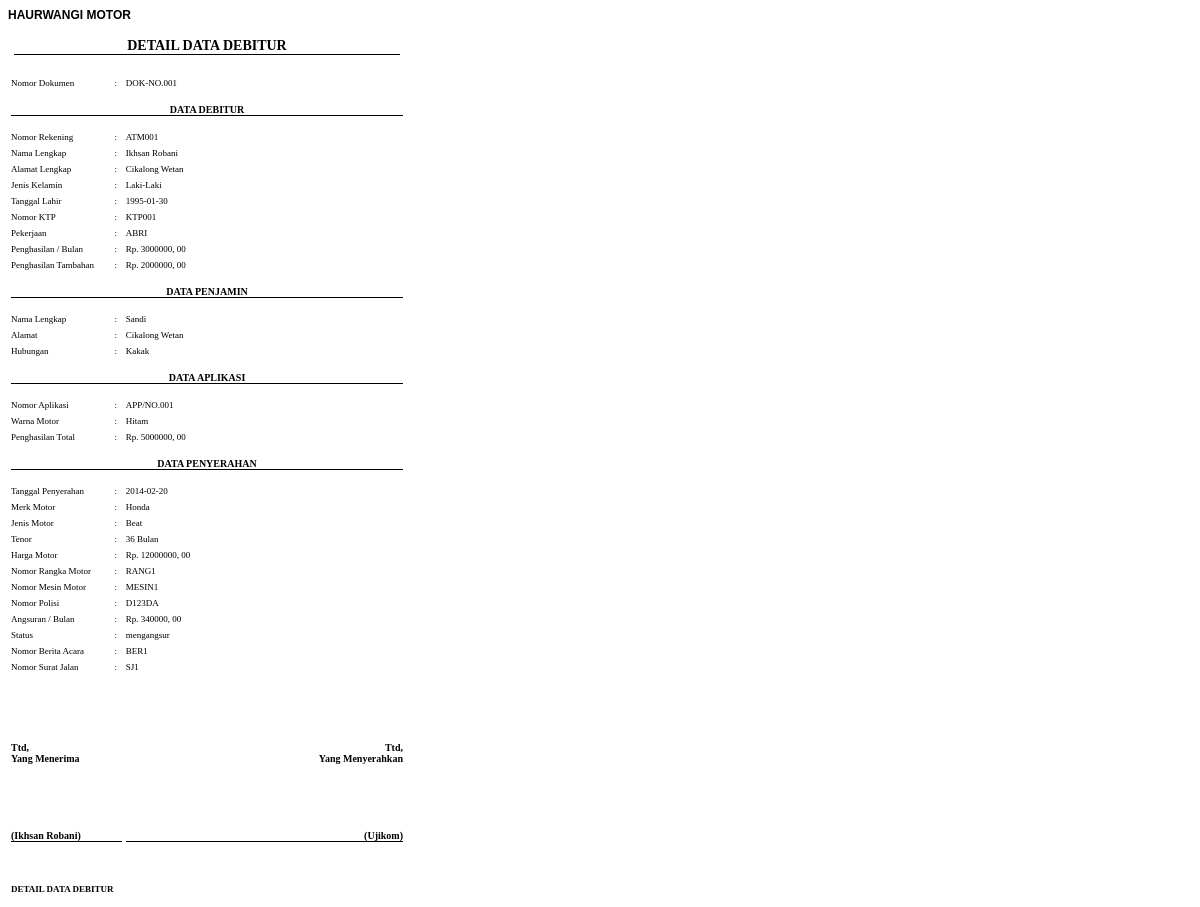
Screenshot of /module/pengajuan/pengajuan_view.php?no_dok=DOK-NO.001 with the database file from the repository.
### tables this page shows
CREATE TABLE IF NOT EXISTS `penjamin` (
  `penjamin_no_penjamin` varchar(10) NOT NULL,
  `penjamin_nama` varchar(40) NOT NULL,
  `penjamin_alamat` varchar(100) NOT NULL,
  `penjamin_tgllahir` varchar(10) NOT NULL,
  `penjamin_hubungan` varchar(10) NOT NULL,
  PRIMARY KEY (`penjamin_no_penjamin`)
);

CREATE TABLE IF NOT EXISTS `akad` (
  `akad_no_dokumen` varchar(10) NOT NULL,
  `akad_tgl` varchar(10) NOT NULL,
  `debitur_no_rekening` varchar(25) NOT NULL,
  `penjamin_no_penjamin` varchar(10) NOT NULL,
  `akad_tenor` varchar(5) NOT NULL,
  `akad_merk_motor` varchar(20) NOT NULL,
  `akad_jenis_motor` varchar(10) NOT NULL,
  `akad_harga` varchar(10) NOT NULL,
  `akad_no_rangka` varchar(10) NOT NULL,
  `akad_no_mesin` varchar(10) NOT NULL,
  `akad_angsuran` varchar(6) NOT NULL,
  `akad_status` varchar(10) NOT NULL,
  PRIMARY KEY (`akad_no_dokumen`)
);

CREATE TABLE IF NOT EXISTS `debitur` (
  `debitur_no_rekening` varchar(25) NOT NULL,
  `debitur_nama` varchar(40) NOT NULL,
  `debitur_alamat` varchar(100) NOT NULL,
  `debitur_tgllahir` varchar(10) NOT NULL,
  `debitur_noktp` varchar(20) NOT NULL,
  `debitur_jk` varchar(10) NOT NULL,
  `debitur_pekerjaan` varchar(20) NOT NULL,
  `debitur_penghasilan` varchar(10) NOT NULL,
  `debitur_penghasilan2` varchar(10) NOT NULL,
  `penjamin_no_penjamin` varchar(10) NOT NULL,
  PRIMARY KEY (`debitur_no_rekening`)
);

CREATE TABLE IF NOT EXISTS `aplikasi` (
  `aplikasi_no_aplikasi` varchar(10) NOT NULL,
  `aplikasi_merk_motor` varchar(20) NOT NULL,
  `aplikasi_jenis_motor` varchar(10) NOT NULL,
  `aplikasi_warna` varchar(10) NOT NULL,
  `aplikasi_tpenghasilan` varchar(10) NOT NULL,
  `debitur_no_rekening` varchar(25) NOT NULL,
  PRIMARY KEY (`aplikasi_no_aplikasi`)
);

CREATE TABLE IF NOT EXISTS `penyerahan` (
  `no_dokumen` varchar(10) NOT NULL,
  `nama` varchar(40) NOT NULL,
  `alamat` varchar(100) NOT NULL,
  `merk_motor` varchar(20) NOT NULL,
  `jenis_motor` varchar(10) NOT NULL,
  `no_berita_acara` varchar(15) NOT NULL,
  `no_surat_jalan` varchar(15) NOT NULL,
  `tgl_penyerahan` varchar(10) NOT NULL,
  `yang_menyerahkan` varchar(50) NOT NULL,
  `no_polisi` varchar(10) NOT NULL,
  `no_mesin` varchar(10) NOT NULL,
  `no_rangka` varchar(10) NOT NULL,
  `warna` varchar(10) NOT NULL,
  `status` varchar(20) NOT NULL,
  PRIMARY KEY (`no_dokumen`)
);

### module/pengajuan/pengajuan_view.php (the view, shortened to what this page needs)
<?php
$no_dok=$_GET['no_dok'];
$query="SELECT
debitur.debitur_nama AS debitur_nama,
debitur.debitur_alamat AS debitur_alamat,
debitur.debitur_noktp AS debitur_noktp,
debitur.debitur_jk AS debitur_jk,
debitur.debitur_pekerjaan AS debitur_pekerjaan,
debitur.debitur_penghasilan AS debitur_penghasilan,
debitur.debitur_penghasilan2 AS debitur_penghasilan2,
debitur.debitur_tgllahir AS debitur_tgllahir,
penjamin.penjamin_no_penjamin AS penjamin_no_penjamin,
penjamin.penjamin_nama AS penjamin_nama,
penjamin.penjamin_alamat AS penjamin_alamat,
penjamin.penjamin_tgllahir AS penjamin_tgllahir,
penjamin.penjamin_hubungan AS penjamin_hubungan,
debitur.debitur_no_rekening AS debitur_no_rekening,
aplikasi.aplikasi_no_aplikasi AS aplikasi_no_aplikasi,
aplikasi.aplikasi_warna AS aplikasi_warna,
aplikasi.aplikasi_tpenghasilan AS aplikasi_tpenghasilan,
akad.akad_no_dokumen AS akad_no_dokumen,
akad.akad_tgl AS akad_tgl,
akad.akad_tenor AS akad_tenor,
akad.akad_merk_motor AS akad_merk_motor,
akad.akad_jenis_motor AS akad_jenis_motor,
akad.akad_harga AS akad_harga,
akad.akad_no_rangka AS akad_no_rangka,
akad.akad_no_mesin AS akad_no_mesin,
akad.akad_angsuran AS akad_angsuran,
akad.akad_status AS akad_status
FROM
penjamin
INNER JOIN debitur ON debitur.penjamin_no_penjamin = penjamin.penjamin_no_penjamin
INNER JOIN aplikasi ON debitur.debitur_no_rekening = aplikasi.debitur_no_rekening
INNER JOIN akad ON debitur.debitur_no_rekening = akad.debitur_no_rekening
WHERE akad.akad_no_dokumen='$no_dok'
";
$send=mysql_query($query) ;
$res=mysql_fetch_array($send);
$query2 = "SELECT no_berita_acara, no_surat_jalan, yang_menyerahkan, tgl_penyerahan, no_polisi FROM penyerahan WHERE no_dokumen='$no_dok'";
$send2=mysql_query($query2) ;
$res2=mysql_fetch_array($send2);
?>
<!DOCTYPE html PUBLIC "-//W3C//DTD XHTML 1.0 Transitional//EN" "http://www.w3.org/TR/xhtml1/DTD/xhtml1-transitional.dtd">
<html xmlns="http://www.w3.org/1999/xhtml">
<head>
</head>
<body>
<div id="judul"><span class="style23">HAURWANGI MOTOR</span></div>
<table class="data form" width="398" height="62">
	<tr>
    	<td colspan="3" class="judul"><p align="center"><span class='detail'>DETAIL DATA DEBITUR</span></p></td>
    </tr>
	<tr><td colspan="3"></td></tr>
    <tr>
    	<td width="170">Nomor Dokumen</td>
        <td width="13">:</td>
    	<td width="550"><?=$res['akad_no_dokumen']; ?></td>
 	</tr>
	<tr>
    	<td colspan="3" ><p align="center">DATA DEBITUR</p></td>
    </tr>
    <tr>
    	<td width="170">Nomor Rekening</td>
        <td width="13">:</td>
    	<td width="550"><?=$res['debitur_no_rekening'] ?></td>
 	</tr>
    <tr>
    	<td width="170">Nama Lengkap</td>
        <td width="13">:</td>
    	<td width="550"><?=$res['debitur_nama'] ?></td>
 	</tr>
    <tr>
    	<td width="170">Alamat Lengkap</td>
        <td width="13">:</td>
    	<td width="550"><?=$res['debitur_alamat'] ?></td>
 	</tr>
    <tr>
    	<td width="170">Jenis Kelamin</td>
        <td width="13">:</td>
    	<td width="550"><?=$res['debitur_jk'] ?></td>
 	</tr>
    <tr>
    	<td width="170">Tanggal Lahir</td>
        <td width="13">:</td>
    	<td width="550"><?=$res['debitur_tgllahir'] ?></td>
 	</tr>
    <tr>
    	<td width="170">Nomor KTP</td>
        <td width="13">:</td>
    	<td width="550"><?=$res['debitur_noktp'] ?></td>
 	</tr>
    <tr>
    	<td width="170">Pekerjaan</td>
        <td width="13">:</td>
    	<td width="550"><?=$res['debitur_pekerjaan'] ?></td>
 	</tr>
    <tr>
    	<td width="170">Penghasilan / Bulan</td>
        <td width="13">:</td>
    	<td width="550">Rp. <?=$res['debitur_penghasilan'] ?>, 00</td>
 	</tr>
    <tr>
    	<td width="170">Penghasilan Tambahan</td>
        <td width="13">:</td>
    	<td width="550">Rp. <?=$res['debitur_penghasilan2'] ?>, 00</td>
 	</tr>
	<tr>
    	<td colspan="3" ><p align="center">DATA PENJAMIN</p></td>
    </tr>
    <tr>
    	<td width="170">Nama Lengkap</td>
        <td width="13">:</td>
    	<td width="550"><?=$res['penjamin_nama'] ?></td>
 	</tr>
    <tr>
    	<td width="170">Alamat</td>
        <td width="13">:</td>
    	<td width="550"><?=$res['penjamin_alamat'] ?></td>
 	</tr>
    <tr>
    	<td width="170">Hubungan</td>
        <td width="13">:</td>
    	<td width="550"><?=$res['penjamin_hubungan'] ?></td>
 	</tr>
	<tr>
    	<td colspan="3" ><p align="center">DATA APLIKASI</p></td>
    </tr>
    <tr>
    	<td width="170">Nomor Aplikasi</td>
        <td width="13">:</td>
    	<td width="550"><?=$res['aplikasi_no_aplikasi'] ?></td>
 	</tr>
    <tr>
    	<td width="170">Warna Motor</td>
        <td width="13">:</td>
    	<td width="550"><?=$res['aplikasi_warna'] ?></td>
 	</tr>
    <tr>
    	<td width="170">Penghasilan Total</td>
        <td width="13">:</td>
    	<td width="550">Rp. <?=$res['aplikasi_tpenghasilan'] ?>, 00</td>
 	</tr>
	<tr>
    	<td colspan="3" ><p align="center">DATA PENYERAHAN</p></td>
    </tr>
    <tr>
    	<td width="170">Tanggal Penyerahan</td>
        <td width="13">:</td>
    	<td width="550"><?=$res['akad_tgl'] ?></td>
 	</tr>
    <tr>
    	<td width="170">Merk Motor</td>
        <td width="13">:</td>
    	<td width="550"><?=$res['akad_merk_motor'] ?></td>
 	</tr>
    <tr>
    	<td width="170">Jenis Motor</td>
        <td width="13">:</td>
    	<td width="550"><?=$res['akad_jenis_motor'] ?></td>
 	</tr>
    <tr>
    	<td width="170">Tenor</td>
        <td width="13">:</td>
    	<td width="550"><?=$res['akad_tenor'] ?> Bulan</td>
 	</tr>
    <tr>
    	<td width="170">Harga Motor</td>
        <td width="13">:</td>
    	<td width="550">Rp. <?=$res['akad_harga'] ?>, 00</td>
 	</tr>
    <tr>
    	<td width="170">Nomor Rangka Motor</td>
        <td width="13">:</td>
    	<td width="550"><?=$res['akad_no_rangka'] ?></td>
 	</tr>
    <tr>
    	<td width="170">Nomor Mesin Motor</td>
        <td width="13">:</td>
    	<td width="550"><?=$res['akad_no_mesin'] ?></td>
 	</tr>
    <tr>
    	<td width="170">Nomor Polisi</td>
        <td width="13">:</td>
    	<td width="550"><?=$res2['no_polisi'] ?></td>
 	</tr>
    <tr>
    	<td width="170">Angsuran / Bulan</td>
        <td width="13">:</td>
    	<td width="550">Rp. <?=$res['akad_angsuran'] ?>, 00</td>
 	</tr>
    <tr>
    	<td width="170">Status</td>
        <td width="13">:</td>
    	<td width="550"><?=$res['akad_status'] ?> </td>
 	</tr>
    <tr>
    	<td width="170">Nomor Berita Acara</td>
        <td width="13">:</td>
    	<td width="550"><?=$res2['no_berita_acara'] ?></td>
 	</tr>
    <tr>
    	<td width="170">Nomor Surat Jalan</td>
        <td width="13">:</td>
    	<td width="550"><?=$res2['no_surat_jalan'] ?></td>
 	</tr>
    <tr>
    	<td></td>
    	<td></td>
    	<td></td>
    </tr>
    <tr>
    	<td></td>
    	<td></td>
    	<td></td>
    </tr>
    <tr>
    	<td></td>
    	<td></td>
    	<td></td>
    </tr>
    <tr>
    	<td></td>
    	<td></td>
    	<td></td>
    </tr>
    <tr>
    	<td></td>
    	<td></td>
    	<td></td>
    </tr>
    <tr>
    	<td></td>
    	<td></td>
    	<td></td>
    </tr>
    <tr>
    	<td></td>
    	<td></td>
    	<td></td>
    </tr>
    <tr>
    	<td></td>
    	<td></td>
    	<td></td>
    </tr>
    <tr>
    	<td></td>
    	<td></td>
    	<td></td>
    </tr>
    	<tr>
        	<td colspan="2"><p align="left">Ttd,<br />Yang Menerima<br /><br /><br /><br /><br /><br /><br />
    	(<?=$res['debitur_nama'] ?>)</p></td>
        	<td colspan="3"><p align="right">Ttd,<br />Yang Menyerahkan<br /><br /><br /><br /><br /><br /><br />
    	(<?=$res2['yang_menyerahkan'] ?>)</p></td>
      	</tr>
    <tr>
    	<td colspan="3"><div class="ttd"></div></td>
    </tr>
	<tr>
    	<td colspan="3"><b>DETAIL DATA DEBITUR</b></td>
    </tr>
</table>
</body>
</html>

### module/pengajuan/pengajuan_view.php (style rules this page uses)
table { border:none; font-size:10px; }
.judul { padding:4px; margin:auto; font-size:18px; font-weight:bold; border:1px solid #000 dashed; }
td { font-size:9px; padding-bottom:3px; }
p { font-size:10px; border-bottom:1px solid #000; font-weight:bold; }
.detail { font-size:14px; margin:auto; }

### rows the page displays
penjamin: akad.akad_no_dokumen "DOK-NO.001", debitur.debitur_no_rekening "ATM001", debitur.debitur_nama "Ikhsan Robani", debitur.debitur_alamat "Cikalong Wetan", debitur.debitur_jk "Laki-Laki", debitur.debitur_tgllahir "1995-01-30", debitur.debitur_noktp "KTP001", debitur.debitur_pekerjaan "ABRI", debitur.debitur_penghasilan "3000000", debitur.debitur_penghasilan2 "2000000", penjamin_nama "Sandi", penjamin_alamat "Cikalong Wetan", penjamin_hubungan "Kakak", aplikasi.aplikasi_no_aplikasi "APP/NO.001", aplikasi.aplikasi_warna "Hitam", aplikasi.aplikasi_tpenghasilan "5000000", akad.akad_tgl "2014-02-20", akad.akad_merk_motor "Honda", akad.akad_jenis_motor "Beat", akad.akad_tenor "36", akad.akad_harga "12000000", akad.akad_no_rangka "RANG1", akad.akad_no_mesin "MESIN1", akad.akad_angsuran "340000", akad.akad_status "mengangsur"
penyerahan: no_polisi "D123DA", no_berita_acara "BER1", no_surat_jalan "SJ1", yang_menyerahkan "Ujikom"
